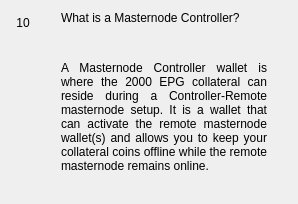
                  <widget class="QWidget" name="widgetFaq10" native="true">
                   <layout class="QHBoxLayout" name="horizontalpage_10" stretch="0,1">
                    <item alignment="Qt::AlignTop">
                     <widget class="QLabel" name="labelNumber10">
                      <property name="minimumSize">
                       <size>
                        <width>24</width>
                        <height>24</height>
                       </size>
                      </property>
                      <property name="maximumSize">
                       <size>
                        <width>16777215</width>
                        <height>24</height>
                       </size>
                      </property>
                      <property name="text">
                       <string>10</string>
                      </property>
                      <property name="alignment">
                       <set>Qt::AlignCenter</set>
                      </property>
                     </widget>
                    </item>
                    <item>
                     <layout class="QVBoxLayout" name="verticalLayoutpage_10">
                      <property name="leftMargin">
                       <number>20</number>
                      </property>
                      <property name="rightMargin">
                       <number>20</number>
                      </property>
                      <item>
                       <widget class="QLabel" name="labelSubtitle10">
                        <property name="text">
                         <string>What is a Masternode Controller?</string>
                        </property>
                        <property name="wordWrap">
                         <bool>true</bool>
                        </property>
                       </widget>
                      </item>
                      <item>
                       <spacer name="verticalSpacer_100">
                        <property name="orientation">
                         <enum>Qt::Vertical</enum>
                        </property>
                        <property name="sizeType">
                         <enum>QSizePolicy::Fixed</enum>
                        </property>
                        <property name="sizeHint" stdset="0">
                         <size>
                          <width>20</width>
                          <height>30</height>
                         </size>
                        </property>
                       </spacer>
                      </item>
                      <item>
                       <widget class="QLabel" name="labelContent10">
                        <property name="text">
                         <string>&lt;html&gt;&lt;head/&gt;&lt;body&gt;&lt;p align=&quot;justify&quot;&gt;A Masternode Controller wallet is where the 2000 EPG collateral can reside during a Controller-Remote masternode setup. It is a wallet that can activate the remote masternode wallet(s) and allows you to keep your collateral coins offline while the remote masternode remains online. &lt;/p&gt;&lt;/body&gt;&lt;/html&gt;</string>
                        </property>
                        <property name="alignment">
                         <set>Qt::AlignLeading|Qt::AlignLeft|Qt::AlignTop</set>
                        </property>
                        <property name="wordWrap">
                         <bool>true</bool>
                        </property>
                       </widget>
                      </item>
                      <item>
                       <spacer name="verticalSpacer_92">
                        <property name="orientation">
                         <enum>Qt::Vertical</enum>
                        </property>
                        <property name="sizeHint" stdset="0">
                         <size>
                          <width>20</width>
                          <height>20</height>
                         </size>
                        </property>
                       </spacer>
                      </item>
                     </layout>
                    </item>
                   </layout>
                  </widget>
